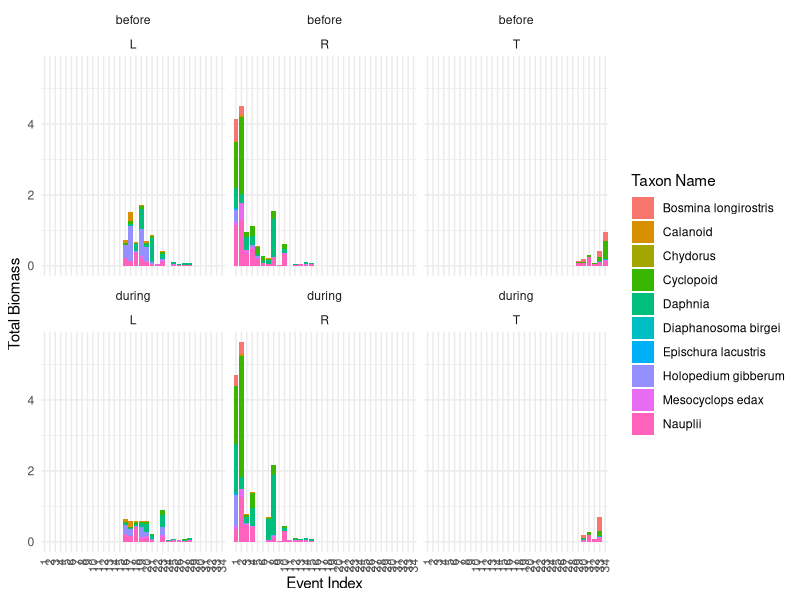
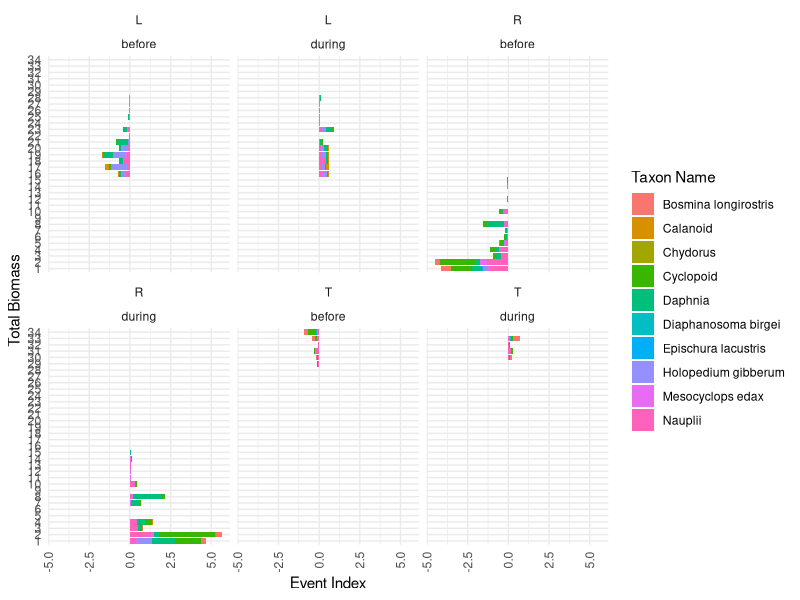
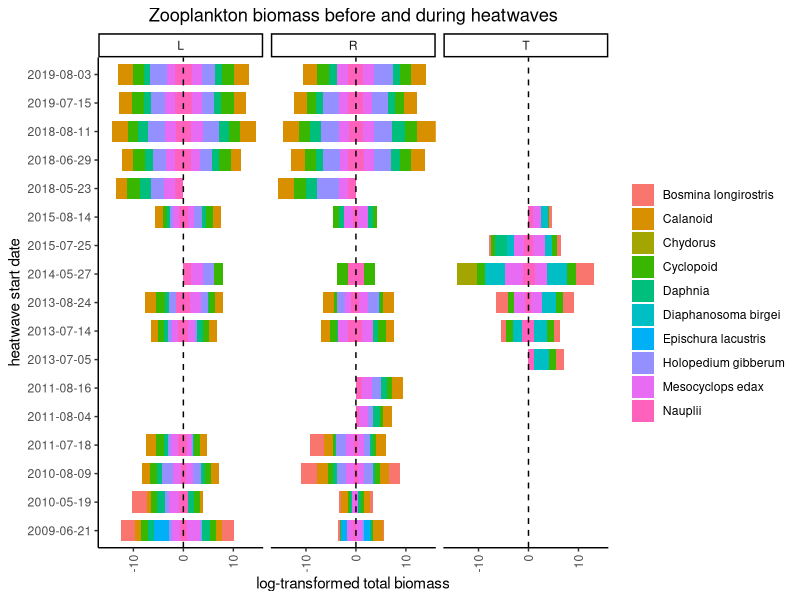
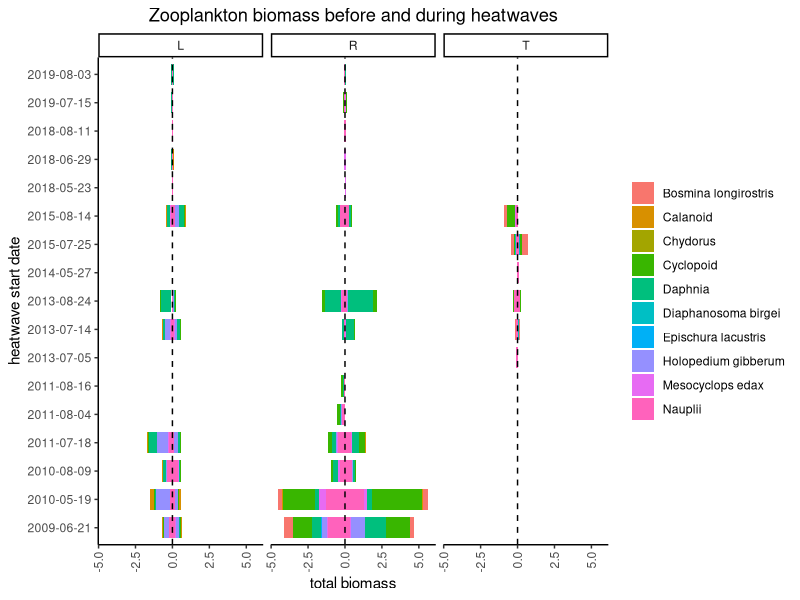

Write R code to recreate these figures, in order.
### bar charts of zooplankton before and during heatwave

library(tidyverse)

# read in the community zooplankton dataset
zoop.com = read.csv("./formatted data/zooplankton/zooplankton community heatwaves.csv")


str(zoop.com)



# Summarize the data
summary_data <- zoop.com %>%
  group_by(event_index, taxon_name, lakeid, period) %>%
  summarise(total_biomass = sum(biomass, na.rm = TRUE)) %>%
  ungroup()

# Plot the data
ggplot(summary_data %>% filter(period != "after"), aes(x = factor(event_index), y = total_biomass, fill = taxon_name)) +
  facet_wrap(period~lakeid)+
  geom_bar(stat = "identity") +
  labs(x = "Event Index", y = "Total Biomass", fill = "Taxon Name") +
  theme_minimal() +
  theme(axis.text.x = element_text(angle = 90, vjust = 0.5, hjust=1))






# Create a separate data frame for each period
before_data <- summary_data %>% filter(period == "before")
after_data <- summary_data %>% filter(period == "during")

# Combine the data frames for plotting
plot_data <- bind_rows(
  before_data %>% mutate(position = -total_biomass),
  after_data %>% mutate(position = total_biomass)
)

# Plot the data
ggplot(plot_data, aes(x = position, y = factor(event_index), fill = taxon_name)) +
  facet_wrap(lakeid~period) +
  geom_bar(stat = "identity") +
  labs(x = "Event Index", y = "Total Biomass", fill = "Taxon Name") +
  theme_minimal() +
  theme(axis.text.x = element_text(angle = 90, vjust = 0.5, hjust = 1))








#####



# Summarize the data
summary_data <- zoop.com %>%
  group_by(start.date.group, taxon_name, lakeid, period) %>%
  summarise(total_biomass = sum(biomass, na.rm = TRUE)) %>%
  ungroup()

# Prepare data for plotting
plot_data_log <- summary_data %>%
  mutate(Freq = ifelse(period == "before", -log10(total_biomass), log10(total_biomass)))

plot_data <- summary_data %>%
  mutate(Freq = ifelse(period == "before", -total_biomass, total_biomass))

# Define order of event_index if necessary
the_order <- unique(plot_data$start.date.group)


# log-transformed plot

# Plot the data
plot_data_log %>% filter(period != "after") %>% 
  ggplot(aes(x = factor(start.date.group), y = Freq, group = taxon_name, fill = taxon_name)) +
  geom_bar(stat = "identity", width = 0.75) +
 coord_flip() +
  #scale_x_discrete(limits = the_order) +
  # Scale y-axis and label with absolute values
  #scale_y_continuous(breaks = seq(-max(abs(plot_data$Freq)), max(abs(plot_data$Freq)), by = 1), 
  #                   labels = abs(seq(-max(abs(plot_data$Freq)), max(abs(plot_data$Freq)), by = 1))) +
  labs(x = "heatwave start date", y = "log-transformed total biomass", title = "Zooplankton biomass before and during heatwaves") +
  theme_classic() +
 facet_wrap(~lakeid)+
  theme(legend.position = "right",
        legend.title = element_blank(),
        plot.title = element_text(hjust = 0.5),
        #panel.background = element_rect(fill =  "grey90"),
        axis.text.x = element_text(angle = 90, vjust = 0.5, hjust = 1)) +
  geom_hline(yintercept = 0, linetype = "dashed")
  # Custom colors if needed, change to your preference
# scale_fill_manual(values = c("red", "blue", "green", "purple", "orange", "brown", "blue", 
    #                        "blue", "blue", "blue"))




# normal plot


# Plot the data
plot_data %>% filter(period != "after") %>% 
  ggplot(aes(x = factor(start.date.group), y = Freq, group = taxon_name, fill = taxon_name)) +
  geom_bar(stat = "identity", width = 0.75) +
  coord_flip() +
  #scale_x_discrete(limits = the_order) +
  # Scale y-axis and label with absolute values
  #scale_y_continuous(breaks = seq(-max(abs(plot_data$Freq)), max(abs(plot_data$Freq)), by = 1), 
  #                   labels = abs(seq(-max(abs(plot_data$Freq)), max(abs(plot_data$Freq)), by = 1))) +
  labs(x = "heatwave start date", y = "total biomass", title = "Zooplankton biomass before and during heatwaves") +
  theme_classic() +
  facet_wrap(~lakeid)+
  theme(legend.position = "right",
        legend.title = element_blank(),
        plot.title = element_text(hjust = 0.5),
        #panel.background = element_rect(fill =  "grey90"),
        axis.text.x = element_text(angle = 90, vjust = 0.5, hjust = 1)) +
  geom_hline(yintercept = 0, linetype = "dashed")
# Custom colors if needed, change to your preference
# scale_fill_manual(values = c("red", "blue", "green", "purple", "orange", "brown", "blue", 
#                        "blue", "blue", "blue"))

